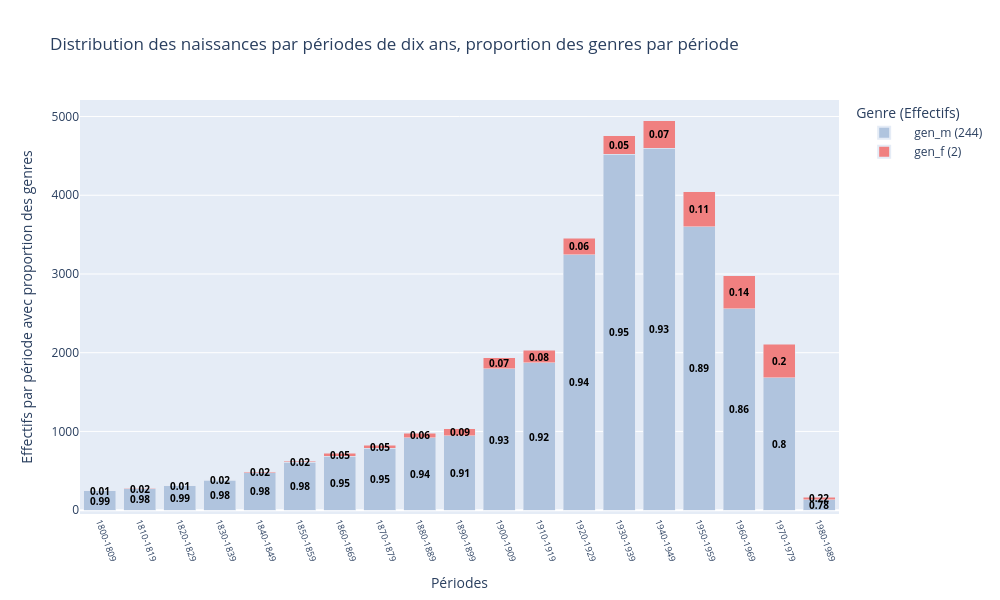

Notebook cell for this chart:
### Code cell
# Reset index to make 'per_10' a column
df_plot = m_10_not_zero.reset_index()

# Calculate percentages per period
df_plot['tot'] = df_plot['gen_m'] + df_plot['gen_f']
df_plot['pct_m'] = df_plot['gen_m'] / df_plot['tot']
df_plot['pct_f'] = df_plot['gen_f'] / df_plot['tot']

# Create stacked bar chart
fig = px.bar(
    df_plot,
    x='per_10',
    y=['gen_m', 'gen_f'],
    color_discrete_map={'gen_m': 'LightSteelBlue', 'gen_f': 'LightCoral'},
    title='Distribution des naissances par périodes de dix ans, proportion des genres par période',
    labels={'per_10': 'Périodes', 'value': 'Effectifs', 'variable': 'Genre'},
    barmode='stack'
)

# Rotate x-axis labels
fig.update_xaxes(tickangle=70, tickfont=dict(size=9))

# Add percentage labels inside bars
for i, row in df_plot.iterrows():
    # Add gen_m percentage label
    if row['gen_m'] > 0:
        pct_m_str = f"{row['pct_m']:.2f}".rstrip('0').rstrip('.')  # e.g., "99.2%"
        fig.add_annotation(
            x=row['per_10'],
            y=row['gen_m'] / 2,
            text=pct_m_str,
            showarrow=False,
            font=dict(size=10, color='black', weight='bold'),
            xanchor='center',
            yanchor='middle'
        )
    # Add gen_f percentage label
    if row['gen_f'] > 0:
        pct_f_str = f"{row['pct_f']:.2f}".rstrip('0').rstrip('.')  # e.g., "0.8%"
        fig.add_annotation(
            x=row['per_10'],
            y=row['gen_m'] + row['gen_f'] / 2,
            text=pct_f_str,
            showarrow=False,
            font=dict(size=10, color='black', weight='bold'),
            xanchor='center',
            yanchor='middle'
        )

# Customize hover info to show actual counts
fig.update_traces(
    hovertemplate='<b>%{x}</b><br>%{fullData.name}: %{y}<extra></extra>'
)

# Update layout
fig.update_layout(
    yaxis_title='Effectifs par période avec proportion des genres',
    font=dict(size=12),
    width=1000,
    height=600,
    legend_title_text='Genre',
    legend=dict(
        title=dict(text="Genre (Effectifs)"),
        itemsizing='constant',
        itemwidth=50
    )
)

# Optional: Customize legend to show counts (e.g., "gen_m (244)")
fig.for_each_trace(lambda t: t.update(name=f"{t.name} ({df_plot[t.name].iloc[0]})") if t.name in ['gen_m', 'gen_f'] else t)

# Save as interactive HTML
fig.write_html("html_files/naissances_distribution_10ans_genre_percent.html", include_plotlyjs='cdn', full_html=True)

# Optional: Show in notebook or browser
fig.show()

### Figure 1 — Plotly figure (JSON) as saved in the notebook; plotly's stock layout.template omitted (floating-point values rounded to 4 significant figures)
{"data": [{"hovertemplate": "<b>%{x}</b><br>%{fullData.name}: %{y}<extra></extra>", "legendgroup": "gen_m", "marker": {"color": "LightSteelBlue", "pattern": {"shape": ""}}, "name": "gen_m (244)", "orientation": "v", "showlegend": true, "textposition": "auto", "type": "bar", "x": ["1800-1809", "1810-1819", "1820-1829", "1830-1839", "1840-1849", "1850-1859", "1860-1869", "1870-1879", "1880-1889", "1890-1899", "1900-1909", "1910-1919", "1920-1929", "1930-1939", "1940-1949", "1950-1959", "1960-1969", "1970-1979", "1980-1989"], "xaxis": "x", "y": [244, 271, 310, 377, 476, 609, 687, 786, 918, 943, 1794, 1871, 3247, 4521, 4599, 3601, 2561, 1683, 131], "yaxis": "y"}, {"hovertemplate": "<b>%{x}</b><br>%{fullData.name}: %{y}<extra></extra>", "legendgroup": "gen_f", "marker": {"color": "LightCoral", "pattern": {"shape": ""}}, "name": "gen_f (2)", "orientation": "v", "showlegend": true, "textposition": "auto", "type": "bar", "x": ["1800-1809", "1810-1819", "1820-1829", "1830-1839", "1840-1849", "1850-1859", "1860-1869", "1870-1879", "1880-1889", "1890-1899", "1900-1909", "1910-1919", "1920-1929", "1930-1939", "1940-1949", "1950-1959", "1960-1969", "1970-1979", "1980-1989"], "xaxis": "x", "y": [2, 5, 3, 7, 10, 15, 35, 40, 61, 90, 144, 158, 208, 237, 348, 443, 416, 424, 36], "yaxis": "y"}], "layout": {"annotations": [{"font": {"color": "black", "size": 10, "weight": "bold"}, "showarrow": false, "text": "0.99", "x": "1800-1809", "xanchor": "center", "y": 122, "yanchor": "middle"}, {"font": {"color": "black", "size": 10, "weight": "bold"}, "showarrow": false, "text": "0.01", "x": "1800-1809", "xanchor": "center", "y": 245, "yanchor": "middle"}, {"font": {"color": "black", "size": 10, "weight": "bold"}, "showarrow": false, "text": "0.98", "x": "1810-1819", "xanchor": "center", "y": 135.5, "yanchor": "middle"}, {"font": {"color": "black", "size": 10, "weight": "bold"}, "showarrow": false, "text": "0.02", "x": "1810-1819", "xanchor": "center", "y": 273.5, "yanchor": "middle"}, {"font": {"color": "black", "size": 10, "weight": "bold"}, "showarrow": false, "text": "0.99", "x": "1820-1829", "xanchor": "center", "y": 155, "yanchor": "middle"}, {"font": {"color": "black", "size": 10, "weight": "bold"}, "showarrow": false, "text": "0.01", "x": "1820-1829", "xanchor": "center", "y": 311.5, "yanchor": "middle"}, {"font": {"color": "black", "size": 10, "weight": "bold"}, "showarrow": false, "text": "0.98", "x": "1830-1839", "xanchor": "center", "y": 188.5, "yanchor": "middle"}, {"font": {"color": "black", "size": 10, "weight": "bold"}, "showarrow": false, "text": "0.02", "x": "1830-1839", "xanchor": "center", "y": 380.5, "yanchor": "middle"}, {"font": {"color": "black", "size": 10, "weight": "bold"}, "showarrow": false, "text": "0.98", "x": "1840-1849", "xanchor": "center", "y": 238, "yanchor": "middle"}, {"font": {"color": "black", "size": 10, "weight": "bold"}, "showarrow": false, "text": "0.02", "x": "1840-1849", "xanchor": "center", "y": 481, "yanchor": "middle"}, {"font": {"color": "black", "size": 10, "weight": "bold"}, "showarrow": false, "text": "0.98", "x": "1850-1859", "xanchor": "center", "y": 304.5, "yanchor": "middle"}, {"font": {"color": "black", "size": 10, "weight": "bold"}, "showarrow": false, "text": "0.02", "x": "1850-1859", "xanchor": "center", "y": 616.5, "yanchor": "middle"}, {"font": {"color": "black", "size": 10, "weight": "bold"}, "showarrow": false, "text": "0.95", "x": "1860-1869", "xanchor": "center", "y": 343.5, "yanchor": "middle"}, {"font": {"color": "black", "size": 10, "weight": "bold"}, "showarrow": false, "text": "0.05", "x": "1860-1869", "xanchor": "center", "y": 704.5, "yanchor": "middle"}, {"font": {"color": "black", "size": 10, "weight": "bold"}, "showarrow": false, "text": "0.95", "x": "1870-1879", "xanchor": "center", "y": 393, "yanchor": "middle"}, {"font": {"color": "black", "size": 10, "weight": "bold"}, "showarrow": false, "text": "0.05", "x": "1870-1879", "xanchor": "center", "y": 806, "yanchor": "middle"}, {"font": {"color": "black", "size": 10, "weight": "bold"}, "showarrow": false, "text": "0.94", "x": "1880-1889", "xanchor": "center", "y": 459, "yanchor": "middle"}, {"font": {"color": "black", "size": 10, "weight": "bold"}, "showarrow": false, "text": "0.06", "x": "1880-1889", "xanchor": "center", "y": 948.5, "yanchor": "middle"}, {"font": {"color": "black", "size": 10, "weight": "bold"}, "showarrow": false, "text": "0.91", "x": "1890-1899", "xanchor": "center", "y": 471.5, "yanchor": "middle"}, {"font": {"color": "black", "size": 10, "weight": "bold"}, "showarrow": false, "text": "0.09", "x": "1890-1899", "xanchor": "center", "y": 988, "yanchor": "middle"}, {"font": {"color": "black", "size": 10, "weight": "bold"}, "showarrow": false, "text": "0.93", "x": "1900-1909", "xanchor": "center", "y": 897, "yanchor": "middle"}, {"font": {"color": "black", "size": 10, "weight": "bold"}, "showarrow": false, "text": "0.07", "x": "1900-1909", "xanchor": "center", "y": 1866, "yanchor": "middle"}, {"font": {"color": "black", "size": 10, "weight": "bold"}, "showarrow": false, "text": "0.92", "x": "1910-1919", "xanchor": "center", "y": 935.5, "yanchor": "middle"}, {"font": {"color": "black", "size": 10, "weight": "bold"}, "showarrow": false, "text": "0.08", "x": "1910-1919", "xanchor": "center", "y": 1950, "yanchor": "middle"}, {"font": {"color": "black", "size": 10, "weight": "bold"}, "showarrow": false, "text": "0.94", "x": "1920-1929", "xanchor": "center", "y": 1624.0, "yanchor": "middle"}, {"font": {"color": "black", "size": 10, "weight": "bold"}, "showarrow": false, "text": "0.06", "x": "1920-1929", "xanchor": "center", "y": 3351, "yanchor": "middle"}, {"font": {"color": "black", "size": 10, "weight": "bold"}, "showarrow": false, "text": "0.95", "x": "1930-1939", "xanchor": "center", "y": 2260.0, "yanchor": "middle"}, {"font": {"color": "black", "size": 10, "weight": "bold"}, "showarrow": false, "text": "0.05", "x": "1930-1939", "xanchor": "center", "y": 4640.0, "yanchor": "middle"}, {"font": {"color": "black", "size": 10, "weight": "bold"}, "showarrow": false, "text": "0.93", "x": "1940-1949", "xanchor": "center", "y": 2300.0, "yanchor": "middle"}, {"font": {"color": "black", "size": 10, "weight": "bold"}, "showarrow": false, "text": "0.07", "x": "1940-1949", "xanchor": "center", "y": 4773, "yanchor": "middle"}, {"font": {"color": "black", "size": 10, "weight": "bold"}, "showarrow": false, "text": "0.89", "x": "1950-1959", "xanchor": "center", "y": 1800.0, "yanchor": "middle"}, {"font": {"color": "black", "size": 10, "weight": "bold"}, "showarrow": false, "text": "0.11", "x": "1950-1959", "xanchor": "center", "y": 3822.0, "yanchor": "middle"}, {"font": {"color": "black", "size": 10, "weight": "bold"}, "showarrow": false, "text": "0.86", "x": "1960-1969", "xanchor": "center", "y": 1280.0, "yanchor": "middle"}, {"font": {"color": "black", "size": 10, "weight": "bold"}, "showarrow": false, "text": "0.14", "x": "1960-1969", "xanchor": "center", "y": 2769, "yanchor": "middle"}, {"font": {"color": "black", "size": 10, "weight": "bold"}, "showarrow": false, "text": "0.8", "x": "1970-1979", "xanchor": "center", "y": 841.5, "yanchor": "middle"}, {"font": {"color": "black", "size": 10, "weight": "bold"}, "showarrow": false, "text": "0.2", "x": "1970-1979", "xanchor": "center", "y": 1895, "yanchor": "middle"}, {"font": {"color": "black", "size": 10, "weight": "bold"}, "showarrow": false, "text": "0.78", "x": "1980-1989", "xanchor": "center", "y": 65.5, "yanchor": "middle"}, {"font": {"color": "black", "size": 10, "weight": "bold"}, "showarrow": false, "text": "0.22", "x": "1980-1989", "xanchor": "center", "y": 149, "yanchor": "middle"}], "barmode": "stack", "font": {"size": 12}, "height": 600, "legend": {"itemsizing": "constant", "itemwidth": 50, "title": {"text": "Genre (Effectifs)"}, "tracegroupgap": 0}, "title": {"text": "Distribution des naissances par périodes de dix ans, proportion des genres par période"}, "width": 1000, "xaxis": {"anchor": "y", "domain": [0, 1], "tickangle": 70, "tickfont": {"size": 9}, "title": {"text": "Périodes"}}, "yaxis": {"anchor": "x", "domain": [0, 1], "title": {"text": "Effectifs par période avec proportion des genres"}}}}
